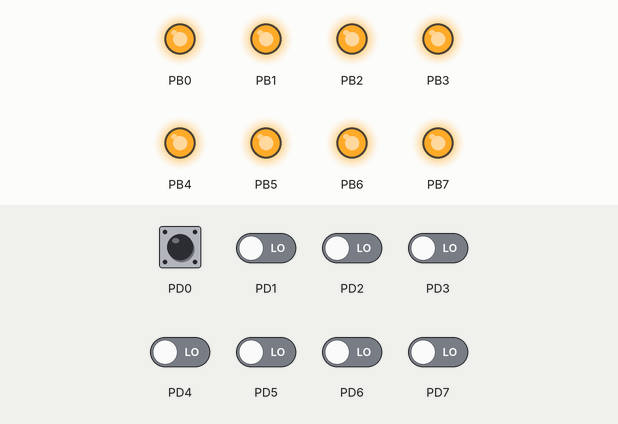
Bench run of a program on a simulated ATmega128, built with avr-gcc and emulated at 14.7456 MHz. Parts: output pins drawn as LEDs (lit = HIGH). The inputs (shaded band) are chosen by the test bench; at power-on: PD0–7 LOW.

Above: at 1.2 s.
1.3 s: PD0 pulsed HIGH 5 times (0.12 s each, 0.3 s apart)
At 2.5 s:
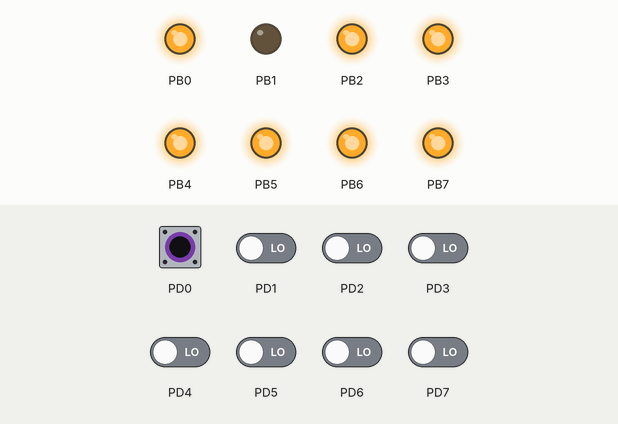
At 3.2 s:
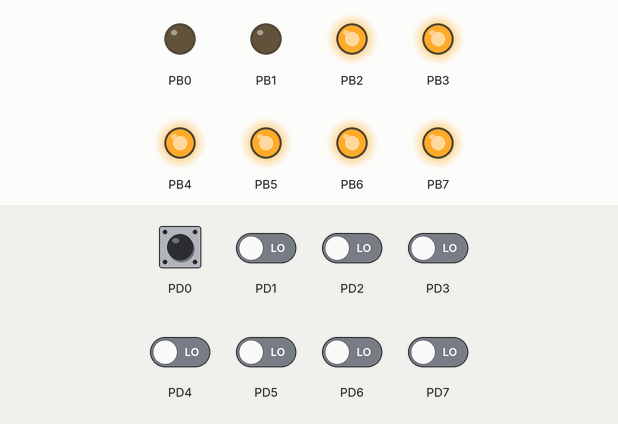
4.3 s: PD0 pulsed HIGH 2 times (0.12 s each, 0.3 s apart)
At 6.0 s:
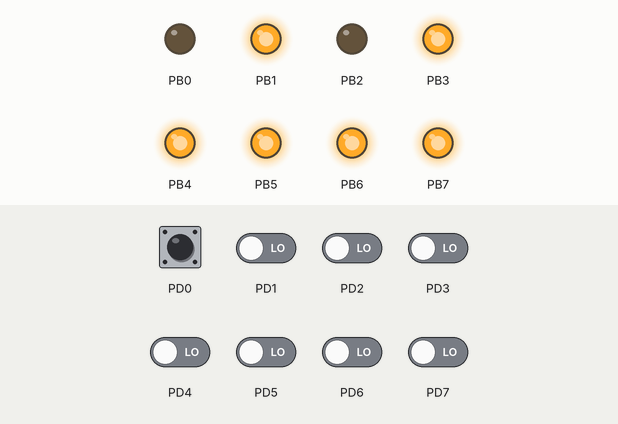
Timing chart, 0 to 7.5 s (numbered marks = the images above; inputs shaded):
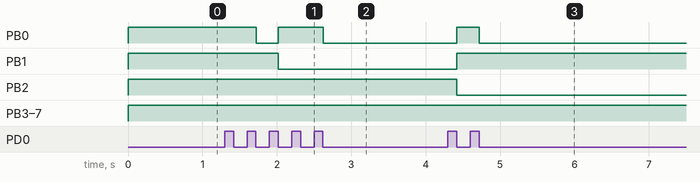

Measured:
- after the input at 1.3 s, PB0: HIGH → LOW after 0.42 s, → HIGH 0.30 s later, → LOW 0.60 s later; PB1: HIGH → LOW after 0.72 s
- after the input at 4.3 s, PB0: LOW → HIGH after 0.12 s, → LOW 0.30 s later; PB1: LOW → HIGH after 0.12 s; PB2: HIGH → LOW after 0.12 s

The program:

main.c
```c
#define F_CPU 14745600UL
#include <avr/io.h>
#include <util/delay.h>

int PushButtonDet(int number);
void LedOnOff(int number, int onoff);
int ClickDet (int number, int polarity);

int main(void)
{
	DDRB = 0xff;   // LED
	PORTB = 0xff;    // 전원을 키고 난 후의 초깃값을 지정

	DDRD = 0;      // Button PIND

	// int onoff = 0;
	int count = 0;
	int i;

	while(1)
	{
		if (ClickDet(0, 1))      // (led_num , x) : 누를 때 => 1, 땔 때 => 0
		{
			count++;
			//PORTB = ~count;
		}
		if (ClickDet(7,1))
		{
			count = 0;
			//PORTB = 0xff;
		}
		for (i=0; i<8; i++)
		{
			// count==13 : 0000_1101, LSB부터 MSB까지 차례로 0인지 1인지 확인
			LedOnOff(i, (count>>i) & 0x1);   // LED 좌우반전 : (7-i)
		}
	}
	return 0;
}

int PushButtonDet(int number)
{
	if (((~PIND >> number) & 0x1) == 1)
	return 1;
	else
	return 0;
}

void LedOnOff(int number, int onoff)
{
	char led_state;       // char : 8bit
	led_state = ~PORTB;    //현재 PORTB 출력을 읽음, 계산 쉽게 not

	if (onoff == 1)       // 1 => on
	{
		led_state = led_state | (1 << number);   // OR
		PORTB = ~led_state;
	}
	else                // 0 => off
	{
		led_state = led_state & ~(1 <<number);
		PORTB = ~led_state;
	}
}

int ClickDet (int number, int polarity)
{
	int button;
	if (polarity == 1)      // 버튼을 누를 때를 감지
	{
		button = PushButtonDet(number);
		if (button == 0)   // debug -> breakpoint
		{
			_delay_ms(1);   // debug -> comment
			button = PushButtonDet(number);
			if (button == 1)
			return 1;
		}
	}
	else                // 버튼이 떨어질 때
	{
		button = PushButtonDet(number);
		if (button == 1)   // debug -> breakpoint
		{
			_delay_ms(1);   // debug -> comment
			button = PushButtonDet(number);
			if (button == 0)
			return 1;
		}
	}
	return 0;            // no click detection -> 0
}
```
